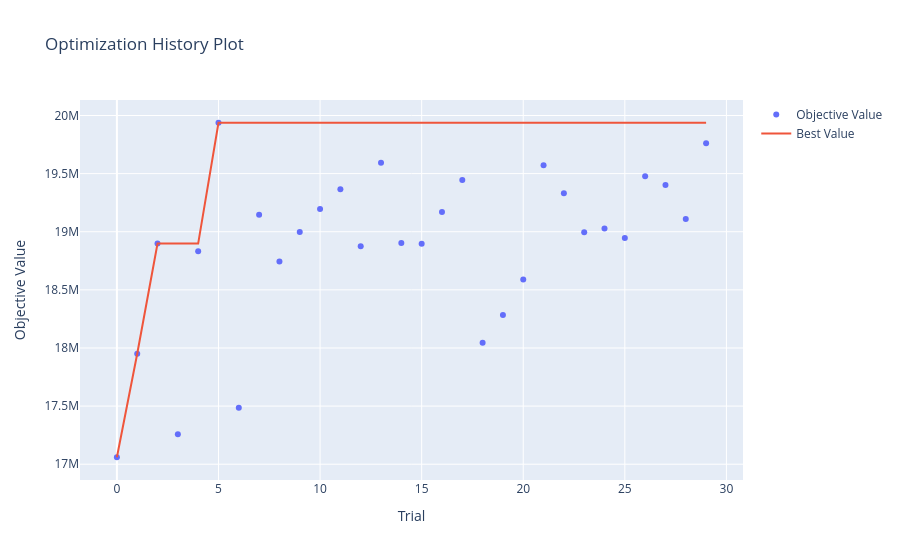

The code cell stored with this chart in its notebook:
### Markdown cell above
Best IR: 20179333.333333332
Best params: {'n_estimators': 568, 'learning_rate': 0.011857409210207764, 'max_depth': 5, 'num_leaves': 25, 'min_child_samples': 79, 'reg_alpha': 6.638604079187591e-07, 'reg_lambda': 1.689051731556457e-06, 'class_weight': 'balanced'}

### Code cell
# ОТКЛЮЧЕНО ДЛЯ ФИНАЛЬНОГО RUN ALL
# Причина: Optuna уже отработала; лучшие параметры зафиксированы ниже вручную.
# Результаты сохранены и кратко описаны в markdown ниже.

# fig = plot_optimization_history(study_lgbm)
# fig.show()

### Figure 1 — Plotly figure (JSON) as saved in the notebook; plotly's stock layout.template omitted (floating-point values rounded to 4 significant figures)
{"data": [{"mode": "markers", "name": "Objective Value", "type": "scatter", "x": [0, 1, 2, 3, 4, 5, 6, 7, 8, 9, 10, 11, 12, 13, 14, 15, 16, 17, 18, 19, 20, 21, 22, 23, 24, 25, 26, 27, 28, 29], "y": [17060000, 17950000.0, 18898000, 17260000.0, 18830000.0, 19940000.0, 17490000.0, 19150000.0, 18740000.0, 19000000.0, 19190000.0, 19366000, 18870000.0, 19590000.0, 18900000.0, 18900000.0, 19170000.0, 19450000.0, 18050000.0, 18283500, 18590000.0, 19573000, 19330000.0, 18995000, 19027500, 18950000.0, 19480000.0, 19400000.0, 19110000.0, 19760000.0]}, {"mode": "lines", "name": "Best Value", "type": "scatter", "x": [0, 1, 2, 3, 4, 5, 6, 7, 8, 9, 10, 11, 12, 13, 14, 15, 16, 17, 18, 19, 20, 21, 22, 23, 24, 25, 26, 27, 28, 29], "y": [17060000, 17950000.0, 18898000, 18898000, 18898000, 19940000.0, 19940000.0, 19940000.0, 19940000.0, 19940000.0, 19940000.0, 19940000.0, 19940000.0, 19940000.0, 19940000.0, 19940000.0, 19940000.0, 19940000.0, 19940000.0, 19940000.0, 19940000.0, 19940000.0, 19940000.0, 19940000.0, 19940000.0, 19940000.0, 19940000.0, 19940000.0, 19940000.0, 19940000.0]}, {"marker": {"color": "#cccccc"}, "mode": "markers", "name": "Infeasible Trial", "showlegend": false, "type": "scatter", "x": [], "y": []}], "layout": {"title": {"text": "Optimization History Plot"}, "xaxis": {"title": {"text": "Trial"}}, "yaxis": {"title": {"text": "Objective Value"}}}}
